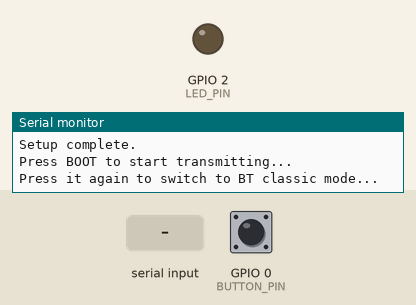
This program was run on a simulated ESP32-S3. Shown: output pins drawn as LEDs (lit = HIGH), the last lines printed to the serial monitor. The test bench sets the inputs (shaded band); at power-on: GPIO 0 (BUTTON_PIN) HIGH. Random numbers use the default seed unless the program sets one; no radio packets arrive unless stated. At 11.4 s the program restarts the board; the recording ends there.

Above: at 4.2 s.
4.3 s: GPIO 0 (BUTTON_PIN) pulled LOW for 0.15 s
At 5.1 s:
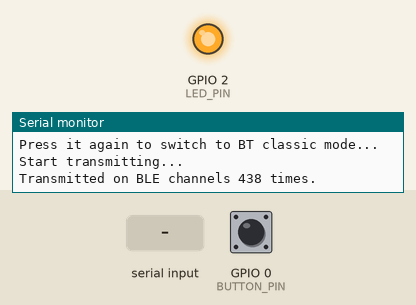
5.9 s: "debug\n" received over Serial
7.4 s: GPIO 0 (BUTTON_PIN) pulled LOW for 1 s
11.4 s: GPIO 0 (BUTTON_PIN) driven LOW
Timing chart, 0 to 11.4 s (numbered marks = the images above; inputs shaded):
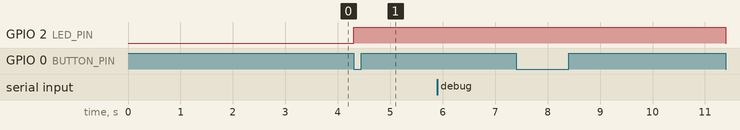

The program:

main.cpp
```cpp
#include <Arduino.h>
#include <SPI.h>
#include <RF24.h>

// --- Pin Definitions for your setup ---
#define BUTTON_PIN 0  // Built-in BOOT button on most ESP32 boards
#define LED_PIN 2     // Built-in LED on most ESP32 boards

// --- SPI and Radio Configuration ---
// 16 Mhz SPI speed
constexpr int SPI_SPEED = 16000000;

// NRF24L01 on CE -> GPIO16, CSN -> GPIO15
// This matches your wiring. The library will use the default SPI pins (SCK, MOSI, MISO).
RF24 radio(16, 15, SPI_SPEED);

// --- Channel Definitions ---
// BLE Advertising channels (2402MHz, 2426MHz, 2480MHz) - NRF24L01 uses different channel numbering
int ble_channels[] = {2, 26, 80};

// Bluetooth classic channels (2402–2480 MHz) - NRF24L01 channels are the same plus 2 MHz
int bluetooth_channels[79];
// Channels will be populated in setup()

// --- Jamming State Variables ---
// Start in BLE mode and press the button again to switch to classic channels
bool classicMode = false;
bool jammingOn = false;
unsigned long lastHopTime = 0;
unsigned long lastOutputTime = 0;
unsigned long hopInterval = 100;  // microseconds (time between channel hops)
unsigned long hopCount = 0;

bool buttonState = HIGH;
bool lastButtonState = HIGH;

// Data to transmit (random noise)
uint8_t payload[32];

// =================================================================
// == FUNCTION PROTOTYPES (Required for PlatformIO) ==
// =================================================================
void setupRadio(RF24& radio_module);
void sendRandomPacket();
// =================================================================


void setup() {
  delay(2000); // Delay for serial monitor to connect

  // Generate random payload
  for (uint8_t i = 0; i < 32; i++) payload[i] = random(256);

  // Populate Bluetooth classic channels (2 to 80)
  for (int i = 0; i < 79; i++) {
    bluetooth_channels[i] = i + 2; // 2402 MHz + (i MHz) maps to channel i+2
  }

  // Start serial monitor for debugging
  Serial.begin(115200);
  SPI.begin(13, 12, 14, 15);
  Serial.println("Device started. Initializing for single radio module...");
  Serial.println("Bluetooth stability tester is starting...");

  // Setup Button & LED
  pinMode(BUTTON_PIN, INPUT_PULLUP);
  pinMode(LED_PIN, OUTPUT);
  digitalWrite(LED_PIN, LOW); // Start with LED off

  // --- Initialize the single radio module ---
  // Check if the radio has started ok
  while (!radio.begin()) {
    Serial.println(F("Radio init failed. Check wiring."));
    delay(1000);
  }
  Serial.println(F("Radio initialized successfully."));

  // Configure the radio module's settings
  setupRadio(radio);

  delay(1000);

  Serial.println("Setup complete.\n\nPress BOOT to start transmitting...\nPress it again to switch to BT classic mode...\n");
}

// Function to configure the radio for jamming
void setupRadio(RF24& radio_module) {
  radio_module.setAutoAck(false);            // Disable auto acknowledgement
  radio_module.setRetries(0, 0);             // No retries
  radio_module.disableCRC();                 // Disable CRC validation
  radio_module.setDataRate(RF24_2MBPS);      // High data rate for maximum traffic
  // *** CHANGE: Use lower power for stability when powered from ESP32 3.3V pin ***
  radio_module.setPALevel(RF24_PA_HIGH, true); // Low power for safety
  radio_module.setPayloadSize(32);           // Standard BLE packet size
  radio_module.stopListening();              // Ensure we are in transmit mode
  radio_module.powerUp();
  radio_module.setAddressWidth(3);           // Shorter address for faster switching
}

// Function to switch from BLE mode to Bluetooth Classic mode
void setClassicMode() {
  Serial.println("Switching to Bluetooth Classic channels...");
  classicMode = true;
  hopCount = 0; // Reset hop counter for the new mode
}

void loop() {
  // Get debugging info using serial monitor
  if (Serial.available() > 0) {
    String serialInput = Serial.readStringUntil('\n');
    serialInput.trim();

    // If 'debug' is typed, show debugging info for the radio
    if (serialInput == "debug") {
      Serial.println("Radio debugging info...");
      radio.printPrettyDetails();
    }
  }

  // --- Button Handling for Start/Stop/Mode Switch ---
  buttonState = digitalRead(BUTTON_PIN);
  if (buttonState == LOW && lastButtonState == HIGH) {
    if (jammingOn && classicMode) {
      // Stop jamming
      jammingOn = false;
      digitalWrite(LED_PIN, LOW); // Turn LED off
      Serial.println("\nTransmission stopped.\n");
      ESP.restart(); // Reset device to clean state
    } else if (jammingOn) {
      // Switch modes and continue
      setClassicMode();
    } else {
      // Start jamming
      jammingOn = true;
      digitalWrite(LED_PIN, HIGH); // Turn LED on
      Serial.println("Start transmitting...");
    }
    delay(200); // Simple button debounce
  }
  lastButtonState = buttonState;

  // --- Main Transmission Logic ---
  // If the transmitter is on and it's time to hop to the next channel
  if (jammingOn && (micros() - lastHopTime >= hopInterval)) {
    sendRandomPacket();

    hopCount++;
    lastHopTime = micros();

    // Debug output every 5 seconds
    if (millis() - lastOutputTime >= 5000 && hopCount) {
      lastOutputTime = millis();

      Serial.print("Transmitted on ");
      if (classicMode) {
        Serial.print("Classic BT");
      } else {
        Serial.print("BLE");
      }
      Serial.print(" channels " + String(hopCount) + " times.");
      Serial.println();
    }
  }
}

void sendRandomPacket() {
  // Use a static variable to keep track of the current channel index
  static uint8_t current_channel_index = 0;

  int* channels_to_use;
  int num_channels_in_mode;

  if (classicMode) {
    channels_to_use = bluetooth_channels;
    num_channels_in_mode = sizeof(bluetooth_channels) / sizeof(bluetooth_channels[0]);
  } else {
    channels_to_use = ble_channels;
    num_channels_in_mode = sizeof(ble_channels) / sizeof(ble_channels[0]);
  }

  // Set the radio to the next channel in the list
  radio.setChannel(channels_to_use[current_channel_index]);

  // *** REVERT: Use the constant carrier for maximum interference ***
  radio.startConstCarrier(RF24_PA_HIGH, channels_to_use[current_channel_index]); // We will change PA_LOW next

  // Move to the next channel, and wrap around to the beginning if we reach the end
  current_channel_index = (current_channel_index + 1) % num_channels_in_mode;
}
```

Measured:
- after the input at 4.3 s, GPIO 2 (LED_PIN): LOW → HIGH at once
